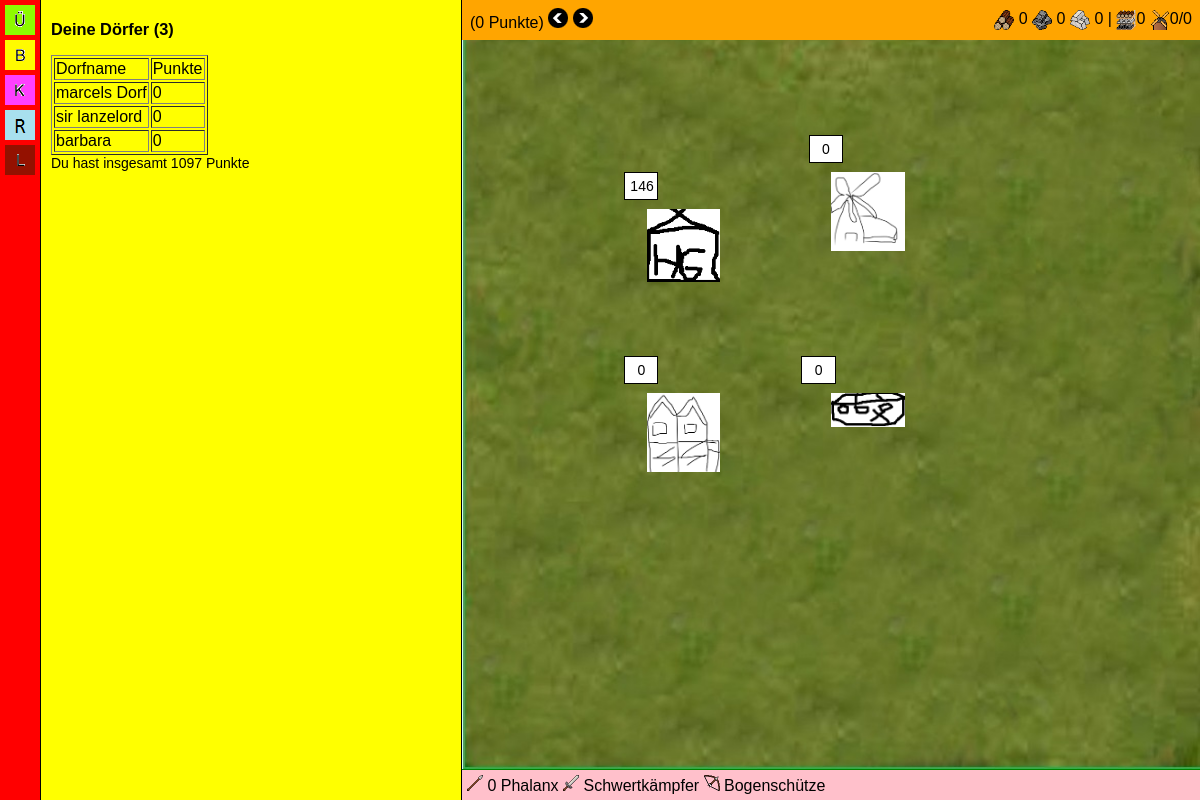
Before: /game.php?village=17&screen=overview (signed in) with the older database file.
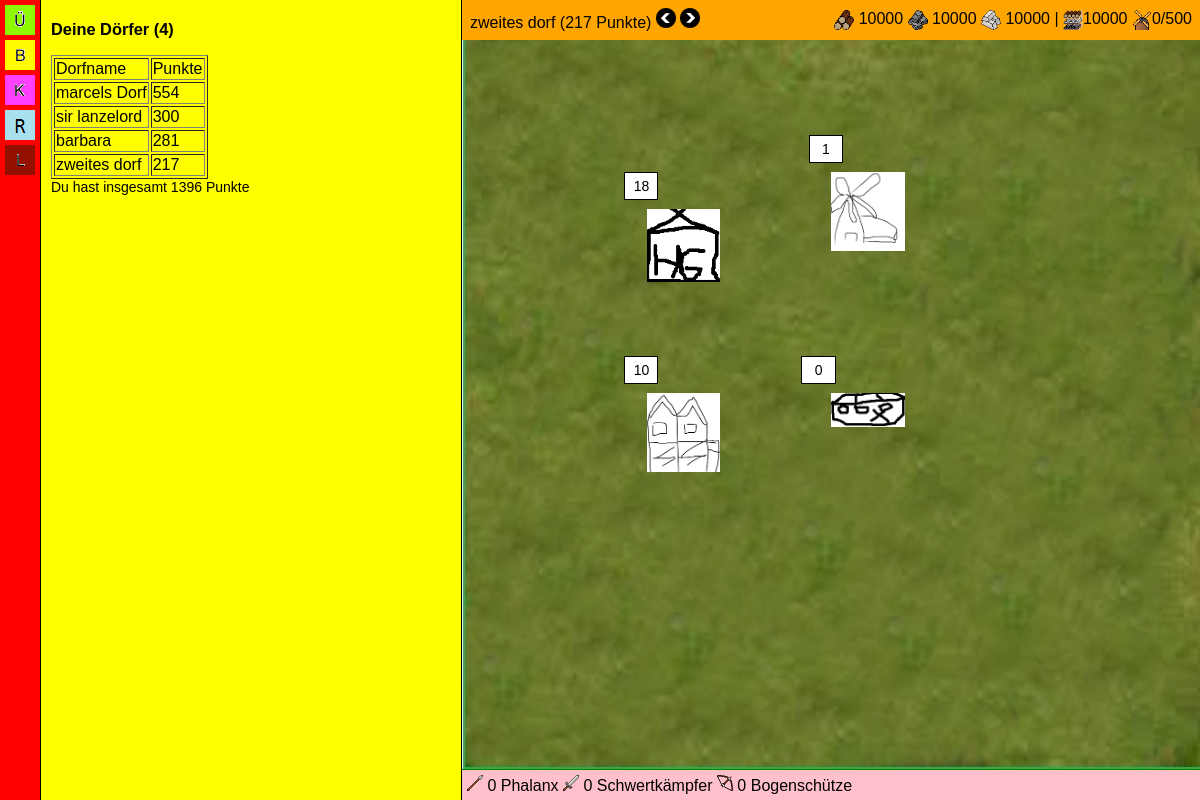
After: the same page with the newer database file.
### tables this page shows
CREATE TABLE IF NOT EXISTS `villages` (
`id` int(10) unsigned NOT NULL,
  `user` int(11) NOT NULL,
  `name` text NOT NULL,
  `points` int(11) NOT NULL,
  `x` int(11) NOT NULL,
  `y` int(11) NOT NULL,
  `holz` int(11) NOT NULL,
  `stein` int(11) NOT NULL,
  `eisen` int(11) NOT NULL,
  `main` int(11) NOT NULL DEFAULT '1',
  `barracks` int(11) NOT NULL,
  `smith` int(11) NOT NULL,
  `church` int(11) NOT NULL,
  `res1` int(11) NOT NULL,
  `res2` int(11) NOT NULL,
  `res3` int(11) NOT NULL,
  `store` int(11) NOT NULL,
  `farm` int(11) NOT NULL,
  `wall` int(11) NOT NULL,
  `phalanx` int(11) NOT NULL,
  `swordsman` int(11) NOT NULL,
  `archer` int(11) NOT NULL
);

### include/config.inc.php (called while the page is built, shortened)
<?
function getVillagePoints($village) {
	$points =
		["main" => [1=>20, 2=>1, 3=>2, 4=>2, 5=>3, 6=>4, 7=>4, 8=>4, 9=>3, 10=>5,
					11=>5, 12=>6, 13=>6, 14=>7, 15=>8, 16=>8, 17=>9, 18=>9, 19=>8, 20=>10],
		"barracks" => [1=>20, 2=>1, 3=>2, 4=>2, 5=>3, 6=>4, 7=>4, 8=>4, 9=>3, 10=>5,
					11=>5, 12=>6, 13=>6, 14=>7, 15=>8, 16=>8, 17=>9, 18=>9, 19=>8, 20=>10],
		"smith" => [1=>20, 2=>1, 3=>2, 4=>2, 5=>3, 6=>4, 7=>4, 8=>4, 9=>3, 10=>5,
					11=>5, 12=>6, 13=>6, 14=>7, 15=>8, 16=>8, 17=>9, 18=>9, 19=>8, 20=>10],
		"church" => [1=>20, 2=>1, 3=>2, 4=>2, 5=>3, 6=>4, 7=>4, 8=>4, 9=>3, 10=>5,
					11=>5, 12=>6, 13=>6, 14=>7, 15=>8, 16=>8, 17=>9, 18=>9, 19=>8, 20=>10],
		"res1" => [1=>20, 2=>1, 3=>2, 4=>2, 5=>3, 6=>4, 7=>4, 8=>4, 9=>3, 10=>5,
					11=>5, 12=>6, 13=>6, 14=>7, 15=>8, 16=>8, 17=>9, 18=>9, 19=>8, 20=>10],
		"res2" => [1=>20, 2=>1, 3=>2, 4=>2, 5=>3, 6=>4, 7=>4, 8=>4, 9=>3, 10=>5,
					11=>5, 12=>6, 13=>6, 14=>7, 15=>8, 16=>8, 17=>9, 18=>9, 19=>8, 20=>10],
		"res3" => [1=>20, 2=>1, 3=>2, 4=>2, 5=>3, 6=>4, 7=>4, 8=>4, 9=>3, 10=>5,
					11=>5, 12=>6, 13=>6, 14=>7, 15=>8, 16=>8, 17=>9, 18=>9, 19=>8, 20=>10],
		"store" => [1=>20, 2=>1, 3=>2, 4=>2, 5=>3, 6=>4, 7=>4, 8=>4, 9=>3, 10=>5,
					11=>5, 12=>6, 13=>6, 14=>7, 15=>8, 16=>8, 17=>9, 18=>9, 19=>8, 20=>10],
		"farm" => [1=>20, 2=>1, 3=>2, 4=>2, 5=>3, 6=>4, 7=>4, 8=>4, 9=>3, 10=>5,
					11=>5, 12=>6, 13=>6, 14=>7, 15=>8, 16=>8, 17=>9, 18=>9, 19=>8, 20=>10],
		"wall" => [1=>20, 2=>1, 3=>2, 4=>2, 5=>3, 6=>4, 7=>4, 8=>4, 9=>3, 10=>5,
					11=>5, 12=>6, 13=>6, 14=>7, 15=>8, 16=>8, 17=>9, 18=>9, 19=>8, 20=>10]
		];
	$buildings = ["main", "barracks", "smith", "church", "res1", "res2", "res3", "store", "farm", "wall"];
	$total = ["main" => 0, "barracks" => 0, "smith" => 0, "church" => 0, "res1" => 0, "res2" => 0, "res3" => 0, "store" => 0, "farm" => 0, "wall" => 0];
	for ($i = 0; $i < count($buildings); $i++) {
		$building = $buildings[$i];
		for ($j = 1; $j <= $village[$building]; $j++) {
			$total[$building] += $points[$building][$j];
		}
	}
	return array_sum($total);
}
function getTotalUserPoints($userId) {
	global $db;
	$getVillages = mysqli_query($db, "SELECT * FROM villages WHERE user = '$userId'");
	$total = 0;
	while ($village = mysqli_fetch_assoc($getVillages)) {
		$total += getVillagePoints($village);
	}
	return $total;
}
function capacity($level) {
	$cap = $level * 1000;
	$farmCap = $level * 500;
}
function getAvailableTroops($unit) {
	global $db, $village;
	$availableTroops = $village[$unit];
	$walkingTroops = mysqli_query($db, "SELECT `$unit` FROM walkingTroops WHERE villageId = '".$village["id"]."'");
	return $availableTroops;
}

### game.php (the view, shortened to what this page needs)
<?
require "db.inc.php";
$userId = $_SESSION["id"];
$villageId = $_GET["village"];
$getVillage = mysqli_query($db, "SELECT * FROM villages WHERE id = '$villageId'");
$village = mysqli_fetch_assoc($getVillage);
require "include/config.inc.php";
?>
<html>
<head>
    <link rel="stylesheet" type="text/css" href="game.css" charset="utf-8" />
</head>
<body>
<div class="outterWrapper">
    <div class="innerWrapper">
        <div id="sidebar">
            <a href="game.php?village=<? echo $villageId; ?>&screen=overview"><img src="graphic/sidebar/overview.png"></a><br/>
            <a href="game.php?village=<? echo $villageId; ?>&screen=reports"><img src="graphic/sidebar/reports.png"></a><br/>
            <a href="game.php?village=<? echo $villageId; ?>&screen=map"><img src="graphic/sidebar/map.png"></a><br/>
            <a href="game.php?village=<? echo $villageId; ?>&screen=ranking"><img src="graphic/sidebar/ranking.png"></a><br/>
            <a href="logout.php"><img src="graphic/sidebar/logout.png"></a><br/>
        </div>
        <div id="menu">
            <?
            if (!$village)
            {
                echo "Du hast ja noch gar kein Dorf :O";
                require "include/create_village.inc.php";
            }
            else
            {
                if ($_GET["screen"] == "overview")
                {
                    require "include/menu/overview.inc.php";
                }
                else if ($_GET["screen"] == "reports")
                {
                    require "include/menu/reports.inc.php";
                }
            }
            ?>
        </div>
        <div id="village">
            <div id="topbar">
                <?
                echo "<table style='width: calc(100% - 472px)'><tr><td>";
                if (mysqli_num_rows(mysqli_query($db, "SELECT * FROM villages WHERE user = '$userId'")) > 1) {
                    $getPrevious = mysqli_query($db, "SELECT id FROM villages WHERE user = '$userId' AND id < '$villageId' ORDER BY id DESC");
                    $previous = mysqli_fetch_assoc($getPrevious);
                    $previous = $previous["id"];
                    $getNext = mysqli_query($db, "SELECT id FROM villages WHERE user = '$userId' AND id > '$villageId'");
                    if (mysqli_num_rows($getNext) < 1) {
                        $getNext = mysqli_query($db, "SELECT id FROM villages WHERE user = '$userId' AND id < '$villageId'");
                    }
                    $next = mysqli_fetch_assoc($getNext);
                    $next = $next["id"];
                }
                echo $village["name"]." (".$village["points"]." Punkte) <a href='?village=$previous&screen=".$_GET["screen"]."'><img src='graphic/arrow-left.png'></a> <a href='?village=$next&screen=".$_GET["screen"]."'><img src='graphic/arrow-right.png'></a>
                                    </td><td align='right'>
                                        <img src='graphic/holz.png' class='topbar-icons'> <span id='wood'>".$village["holz"]."</span>
                                        <img src='graphic/stein.png' class='topbar-icons'> <span id='stone'>".$village["stein"]."</span>
                                        <img src='graphic/eisen.png' class='topbar-icons'> <span id='iron'>".$village["eisen"]."</span> |
                                        <img src='graphic/store.png' class='topbar-icons'>"; capacity($village["store"]); echo $cap."
                                        <img src='graphic/farm.png' class='topbar-icons'>"; capacity($village["farm"]); echo $village["phalanx"]."/".$farmCap."
                                    </td></tr></table>
                                </div>
                    <div id='overview'>";
                if ($_GET["screen"] == "map") {
                    require "include/menu/map.inc.php";
                }
                else {
                    echo "<div class='buildingInfo' style='margin-top: 20%; margin-left: 22%;'>".$village["main"]."</div>";
                    echo "<a href='?village=$villageId&screen=main'><img style='margin: 25%; width: 10%; position: absolute;' src='graphic/buildings/main.png'></a>";
                    echo "<div class='buildingInfo' style='margin-top: 45%; margin-left: 46%;'>".$village["barracks"]."</div>";
                    echo "<a href='?village=$villageId&screen=barracks'><img style='margin: 50%; width: 10%; position: absolute;' src='graphic/buildings/barracks.png'></a>";
                    echo "<div class='buildingInfo' style='margin-top: 45%; margin-left: 22%;'>".$village["store"]."</div>";
                    echo "<a href='?village=$villageId&screen=store'><img style='margin-left: 25%; margin-top: 50%; width: 10%; position: absolute;' src='graphic/buildings/store.png'></a>";
                    echo "<div class='buildingInfo' style='margin-top: 15%; margin-left: 47%;'>".$village["farm"]."</div>";
                    echo "<div class='buildingInfo' style='margin-top: 15%; margin-left: 47%;'>".$village["farm"]."</div>";
                    echo "<div class='buildingInfo' style='margin-top: 15%; margin-left: 47%;'>".$village["farm"]."</div>";
                    echo "<div class='buildingInfo' style='margin-top: 15%; margin-left: 47%;'>".$village["farm"]."</div>";
                    echo "<a href='?village=$villageId&screen=farm'><img style='margin-left: 50%; margin-top: 20%; width: 10%; position: absolute;' src='graphic/buildings/farm.png'></a>";
                }
                echo "</div>
                    <div id='troops'>
                        <img src='graphic/troops/phalanx.png' width='16'> ".getAvailableTroops("phalanx")." Phalanx
                        <img src='graphic/troops/swordsman.png' width='16'> ".getAvailableTroops("swordsman")." Schwertkämpfer
                        <img src='graphic/troops/archer.png' width='16'> ".getAvailableTroops("archer")." Bogenschütze
                    </div>";
                ?>
            </div>
        </div>
    </div>
</body>
</html>

### include/menu/overview.inc.php
<?
$getVillages = mysqli_query($db, "SELECT * FROM villages WHERE user = '$userId'");
echo "<h3>Deine Dörfer (".mysqli_num_rows($getVillages).")</h3><br/>
<table border=1>
<tr><td>Dorfname</td><td>Punkte</td></tr>";
while ($village2 = mysqli_fetch_assoc($getVillages))
{
    echo "<tr><td>" . $village2["name"] . "</td><td>" . $village2["points"] . "</td></tr>";
}
echo "</table>
	Du hast insgesamt " . getTotalUserPoints($userId) . " Punkte";

### game.css (style rules this page uses)
*, :not(li) { margin:0; }
body { height: 100%; position: fixed; font-family: Arial; font-size: 14px; }
.outterWrapper { display: table; table-layout: fixed; position: relative; width: 100%; height: 100%; }
.innerWrapper { display: table-row; }
.innerWrapper > div { display: table-cell; }
#sidebar { width: 40px; background-color: red; border-right: 1px solid black; text-align: center; }
#sidebar img { padding-top: 5px; }
#menu { width: 400px; border-right: 1px solid black; background-color: yellow; padding: 10px; }
#village { background-color: green; position: absolute; overflow: scroll; height: 100%; width: calc(100% - 462px); }
#overview { height: calc(100% - 50px); margin-top: 24px; margin-bottom: 24px; background-image: url("graphic/village.jpg"); -webkit-background-size: 100% auto; background-repeat: no-repeat; background-position: center; }
#topbar { background-color: orange; width: 100%; position: fixed; padding: 5px; }
#troops { position: fixed; bottom: 0; width: 100%; background: pink; padding: 5px; font-size: 16px; }
.buildingInfo { border: 1px solid black; background: white; width: 3%; height: 2%; padding: 5px; position: absolute; vertical-align: middle; text-align: center; }
.topbar-icons { height: 20px; vertical-align: middle; }

Changed rows visible on the page:
changed villages "marcels Dorf": points "0" → "554"
changed villages "sir lanzelord": points "0" → "300"
changed villages "barbara": points "0" → "281"
now on one of the page's lists (row edited): villages: name "zweites dorf", points "217"
changed villages: name (not shown) → "zweites dorf"; points "0" → "217"; holz "0" → "10000"; stein "0" → "10000"; eisen "0" → "10000"; store "0" → "10000"; farm "0" → "500"; main "146" → "18"; store "0" → "10"; farm "0" → "1"
Other visible differences:
mysqli_num_rows($getVillages): "3" → "4"
getTotalUserPoints($userId): "1097" → "1396"
getAvailableTroops("swordsman"): (not shown) → "0"
getAvailableTroops("archer"): (not shown) → "0"
